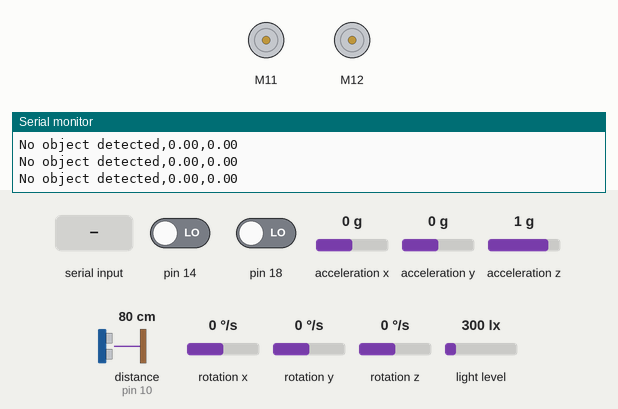
Bench run of a sketch on a simulated Arduino Uno, built with avr-gcc and run on an emulated ATmega328P. On the bench: 2 × DC motor (green arrow = forward, orange = backward, longer = faster), the last lines printed to the serial monitor. Inputs (shaded band) come from the test bench; at power-on: pin 14 LOW, pin 18 LOW, acceleration x 0 g, acceleration y 0 g, acceleration z 1 g, distance to the obstacle (sensor on pin 10) 80 cm, rotation x 0 °/s, rotation y 0 °/s, rotation z 0 °/s, light level 300 lx. Random numbers use the default seed unless the sketch sets one.

Above: at 1.6 s.
1.7 s: "A\n" received over Serial
At 4.4 s:
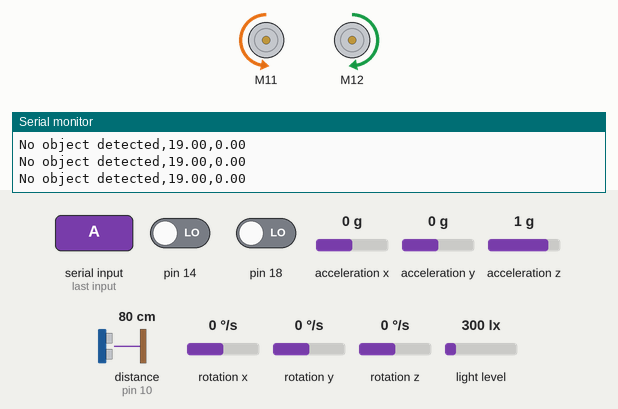
5.2 s: "S\n" received over Serial
At 6.0 s:
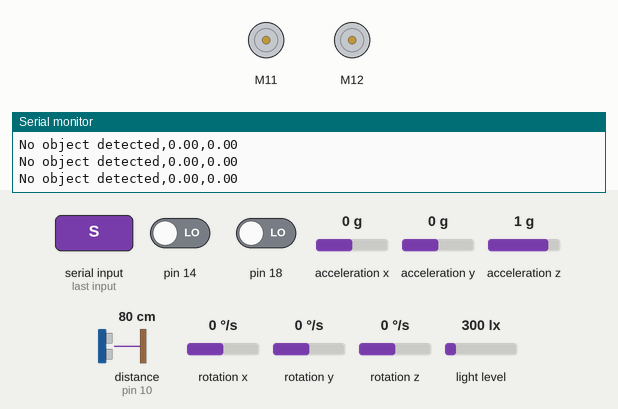
6.7 s: "B\n" received over Serial
At 7.9 s:
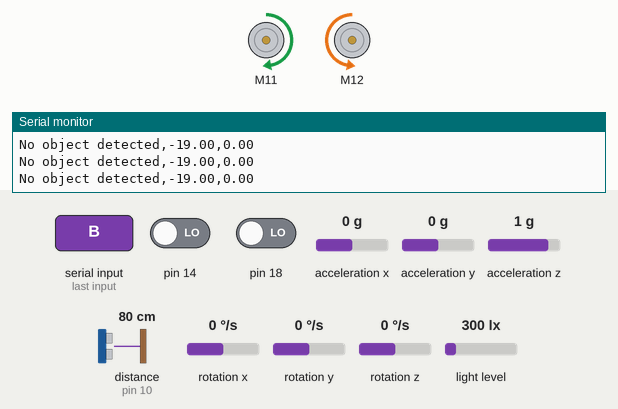
8.2 s: "L\n" received over Serial
At 9.1 s:
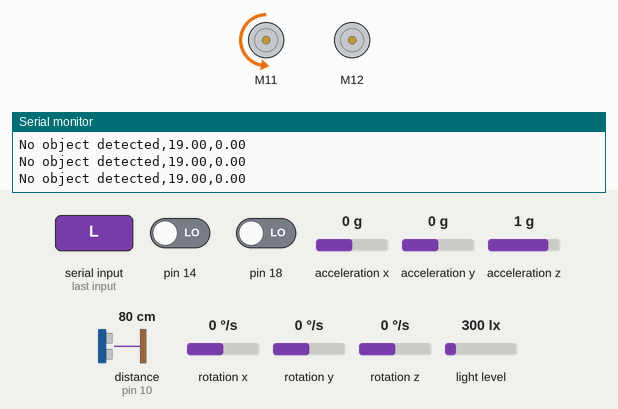
9.7 s: "R\n" received over Serial
At 10.8 s:
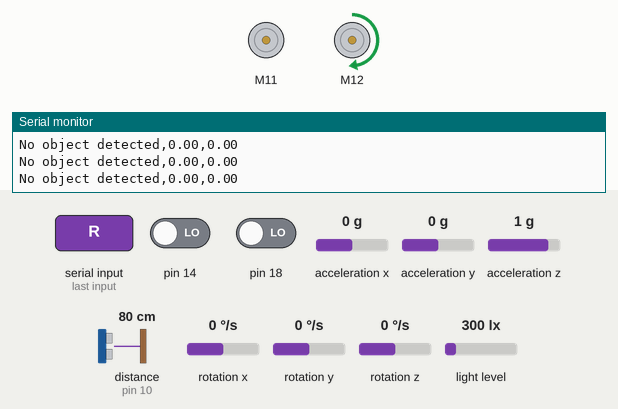
11.2 s: "A\n" received over Serial
At 12.9 s:
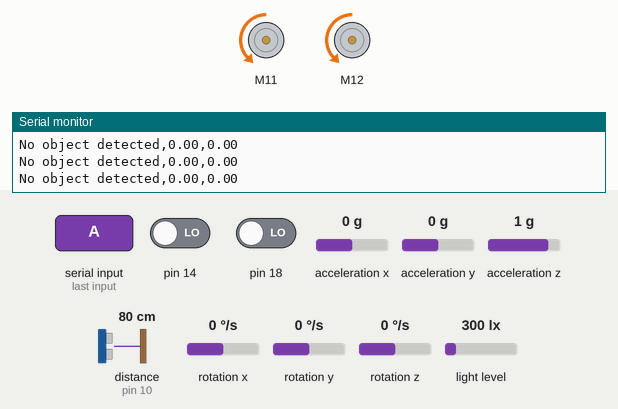
Timing chart, 0 to 14.7 s (numbered marks = the images above; inputs shaded):
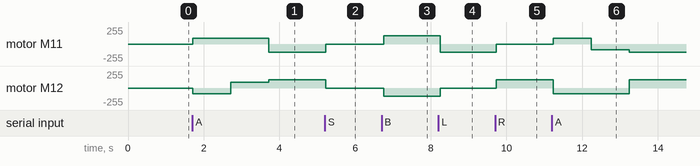

Measured:
- after the input at 1.7 s, motor M11: stopped → forward 89/255 at once, → backward 127/255 2.0 s later; motor M12: stopped → backward 89/255 at once, → forward 89/255 1.0 s later, → forward 127/255 1.0 s later
- after the input at 5.2 s, motor M11: backward 127/255 → stopped at once; motor M12: forward 127/255 → stopped at once
- after the input at 6.7 s, motor M11: stopped → forward 127/255 after 0.05 s; motor M12: stopped → backward 127/255 after 0.05 s
- after the input at 8.2 s, motor M11: forward 127/255 → backward 127/255 after 0.05 s; motor M12: backward 127/255 → stopped after 0.05 s
- after the input at 9.7 s, motor M11: backward 127/255 → stopped at once; motor M12: stopped → forward 127/255 at once
- after the input at 11.2 s, motor M11: stopped → forward 89/255 at once, → backward 89/255 1.0 s later, → backward 127/255 1.0 s later; motor M12: forward 127/255 → backward 89/255 at once, → forward 127/255 2.0 s later

The sketch:

Main_test.ino
```cpp
// generated by mBlock5 for mBot Ranger
// codes make you happy

#include <Arduino.h>
#include <Wire.h>
#include <SoftwareSerial.h>
#include <MeAuriga.h>


MeEncoderOnBoard Encoder_1(SLOT1);
MeEncoderOnBoard Encoder_2(SLOT2);
MeLightSensor lightsensor_12(12);
MeLineFollower linefollower_8(8);
MeUltrasonicSensor ultrasonic_10(10);
MeGyro gyro_0(0, 0x69);

String object = ("No object detected");

void isr_process_encoder1(void)
{
  if(digitalRead(Encoder_1.getPortB()) == 0){
    Encoder_1.pulsePosMinus();
  }else{
    Encoder_1.pulsePosPlus();
  }
}
void isr_process_encoder2(void)
{
  if(digitalRead(Encoder_2.getPortB()) == 0){
    Encoder_2.pulsePosMinus();
  }else{
    Encoder_2.pulsePosPlus();
  }
}
void move(int direction, int speed)
{
  int leftSpeed = 0;
  int rightSpeed = 0;
  if(direction == 1){
    leftSpeed = -speed;
    rightSpeed = speed;
  }else if(direction == 2){
    leftSpeed = speed;
    rightSpeed = -speed;
  }else if(direction == 3){
    leftSpeed = -speed;
    rightSpeed = -speed;
  }else if(direction == 4){
    leftSpeed = speed;
    rightSpeed = speed;
  }
  Encoder_1.setTarPWM(leftSpeed);
  Encoder_2.setTarPWM(rightSpeed);
}
void Move_Forward (){

    move(1, 50 / 100.0 * 255);
}

void Turn_Left (){

    Encoder_1.setTarPWM(-1 * 50/100.0*255);
    Encoder_2.setTarPWM(0/100.0*255);

}
void Stop_moving (){
    Encoder_1.setTarPWM(0);
    Encoder_2.setTarPWM(0);
    _delay(0.5);

}
void Turn_Right (){

    Encoder_1.setTarPWM(-1 * 0/100.0*255);
    Encoder_2.setTarPWM(50/100.0*255);

}
void Move_Backward (){

    move(2, 50 / 100.0 * 255);

}

void _delay(float seconds) {
  if(seconds < 0.0){
    seconds = 0.0;
  }
  long endTime = millis() + seconds * 1000;
  while(millis() < endTime) _loop();
}

void setup() {
  Serial.begin(9600);
  TCCR1A = _BV(WGM10);
  TCCR1B = _BV(CS11) | _BV(WGM12);
  TCCR2A = _BV(WGM21) | _BV(WGM20);
  TCCR2B = _BV(CS21);
  attachInterrupt(Encoder_1.getIntNum(), isr_process_encoder1, RISING);
  attachInterrupt(Encoder_2.getIntNum(), isr_process_encoder2, RISING);
  gyro_0.begin();
  randomSeed((unsigned long)(lightsensor_12.read() * 123456));
  String mode = "";
  char command = 'O';
  char old_command = 'O';

  while(1) {
    if (Serial.available() > 0 ) {
      mode = Serial.readStringUntil('\n');
      command = mode[0];
    }
    if (command != old_command){
    switch(command) {
      case 'A':
        checkObstacle();
        checkBorder();
        Move_Forward();
        break;
      case 'S':
        Stop_moving();
        break;
      case 'L':
        Turn_Left();
        break;
      case 'R':
        Turn_Right();
        break;
      case 'F':
        Move_Forward();
        break;
      case 'B':
        Move_Backward();
        break;
      default:
        Stop_moving();
        break;
    }
    old_command = command;
    }
     //x-angle (converted to radians from degrees since math.h does cos calculations in radians
      float x_angle = gyro_0.getAngle(3);
      if (x_angle < 0) {
        x_angle = 360 + x_angle;
      }
      x_angle = (x_angle * M_PI / 180);

      //get current rotational speed per minute - r/m
      float rpm = Encoder_1.getCurrentSpeed();

      //angular velocity = rpm * 2 * pi / 60
      float angular_velocity = rpm *2 * M_PI / 60;

      //velocity(m/s) = angular_velocity * 0.02 * 100 * (-1)
      float velocity = angular_velocity * 0.02 * 100 * (-1);

      //distance (hypotenuse) = velocity * t (refresh rate (in seconds))
      float distance = velocity * 1;

      //calculate distance traveled in the x-axis
      float xDistance = distance * cos(x_angle);

      //calculate distance traveled in the y-axis
      float yDistance = distance * sin(x_angle);


      Serial.print(object);
      Serial.print(",");
      //send the x and y distance traveled to the raspberry pi
      Serial.print(xDistance);
      Serial.print(",");

      Serial.print(yDistance);
      //Serial.print(",");
      Serial.println();

      _loop();
  }
}

void _loop() {
  Encoder_1.loop();
  Encoder_2.loop();
  gyro_0.update();
}

void loop() {
  _loop();
}

void waitUntilStopped(){
    while((Encoder_1.getCurrentSpeed() != 0))
    {
      _loop();
    }
}

void checkObstacle(){
  if(ultrasonic_10.distanceCm() < 10){
    object = ("Object detected");

    move(2, 35 / 100.0 * 255);
    _delay(1);
    move(2, 0);
    if(random(1, 2 +1) == 2.000000){
        move(4, 35 / 100.0 * 255);
        _delay(1);
        move(4, 0);
    }else{
        move(3, 35 / 100.0 * 255);
        _delay(1);
        move(3, 0);
    }
    waitUntilStopped();
    }

    else{
    object = ("No object detected");
  }
}

void checkBorder(){
      if(linefollower_8.readSensors() == 0.000000){

      move(2, 35 / 100.0 * 255);
      _delay(1);
      move(2, 0);
      if(random(1, 2 +1) == 2.000000){

          move(4, 35 / 100.0 * 255);
          _delay(1);
          move(4, 0);

      }else{

          move(3, 35 / 100.0 * 255);
          _delay(1);
          move(3, 0);

      }
      waitUntilStopped();
  }
}
```
